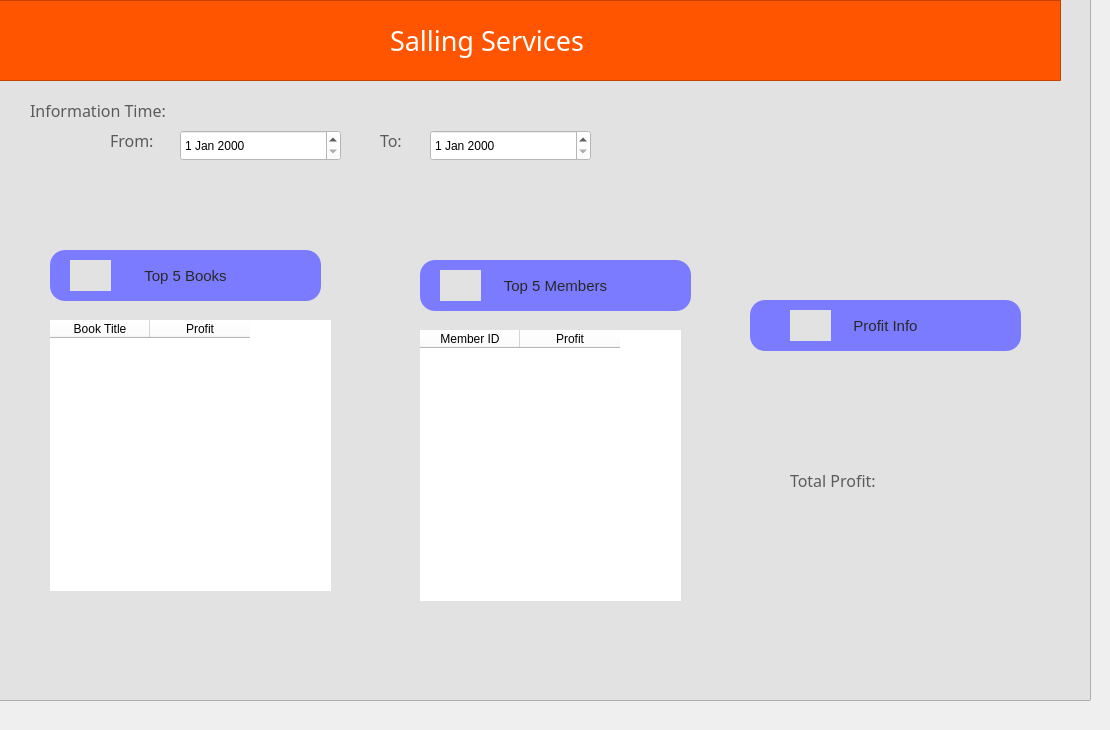
      <widget class="QWidget" name="tab_30">
       <attribute name="icon">
        <iconset resource="icons.qrc">
         <normaloff>:/newPrefix/icons/74171.png</normaloff>:/newPrefix/icons/74171.png</iconset>
       </attribute>
       <attribute name="title">
        <string>Salling Books</string>
       </attribute>
       <widget class="QFrame" name="frame_49">
        <property name="geometry">
         <rect>
          <x>-30</x>
          <y>0</y>
          <width>1091</width>
          <height>81</height>
         </rect>
        </property>
        <property name="styleSheet">
         <string notr="true">background-color: rgb(255, 85, 0);</string>
        </property>
        <property name="frameShape">
         <enum>QFrame::StyledPanel</enum>
        </property>
        <property name="frameShadow">
         <enum>QFrame::Raised</enum>
        </property>
        <widget class="QLabel" name="label_36">
         <property name="geometry">
          <rect>
           <x>420</x>
           <y>20</y>
           <width>511</width>
           <height>41</height>
          </rect>
         </property>
         <property name="font">
          <font>
           <family>hooge 05_55</family>
           <pointsize>20</pointsize>
          </font>
         </property>
         <property name="styleSheet">
          <string notr="true">color: rgb(255, 255, 255);</string>
         </property>
         <property name="text">
          <string>Salling Services</string>
         </property>
        </widget>
       </widget>
       <widget class="QFrame" name="frame_50">
        <property name="geometry">
         <rect>
          <x>-10</x>
          <y>-20</y>
          <width>1101</width>
          <height>721</height>
         </rect>
        </property>
        <property name="styleSheet">
         <string notr="true">background-color: rgb(226, 226, 226);</string>
        </property>
        <property name="frameShape">
         <enum>QFrame::StyledPanel</enum>
        </property>
        <property name="frameShadow">
         <enum>QFrame::Raised</enum>
        </property>
        <widget class="QLabel" name="add_mem_label_2">
         <property name="geometry">
          <rect>
           <x>470</x>
           <y>650</y>
           <width>331</width>
           <height>31</height>
          </rect>
         </property>
         <property name="font">
          <font>
           <pointsize>9</pointsize>
          </font>
         </property>
         <property name="styleSheet">
          <string notr="true">color: rgb(255, 0, 0);</string>
         </property>
         <property name="text">
          <string/>
         </property>
        </widget>
        <widget class="QDateEdit" name="to_top5salling">
         <property name="geometry">
          <rect>
           <x>440</x>
           <y>150</y>
           <width>161</width>
           <height>31</height>
          </rect>
         </property>
         <property name="styleSheet">
          <string notr="true">background-color: rgb(255, 255, 255);</string>
         </property>
        </widget>
        <widget class="QLabel" name="label_109">
         <property name="geometry">
          <rect>
           <x>40</x>
           <y>120</y>
           <width>161</width>
           <height>21</height>
          </rect>
         </property>
         <property name="font">
          <font>
           <family>Impact</family>
           <pointsize>12</pointsize>
          </font>
         </property>
         <property name="styleSheet">
          <string notr="true">color: rgb(91, 91, 91);</string>
         </property>
         <property name="text">
          <string>Information Time:</string>
         </property>
        </widget>
        <widget class="QLabel" name="label_112">
         <property name="geometry">
          <rect>
           <x>390</x>
           <y>150</y>
           <width>91</width>
           <height>21</height>
          </rect>
         </property>
         <property name="font">
          <font>
           <family>Impact</family>
           <pointsize>12</pointsize>
          </font>
         </property>
         <property name="styleSheet">
          <string notr="true">color: rgb(91, 91, 91);</string>
         </property>
         <property name="text">
          <string>To:</string>
         </property>
        </widget>
        <widget class="QDateEdit" name="from_top5salling">
         <property name="geometry">
          <rect>
           <x>190</x>
           <y>150</y>
           <width>161</width>
           <height>31</height>
          </rect>
         </property>
         <property name="styleSheet">
          <string notr="true">background-color: rgb(255, 255, 255);</string>
         </property>
        </widget>
        <widget class="QLabel" name="label_113">
         <property name="geometry">
          <rect>
           <x>120</x>
           <y>150</y>
           <width>91</width>
           <height>21</height>
          </rect>
         </property>
         <property name="font">
          <font>
           <family>Impact</family>
           <pointsize>12</pointsize>
          </font>
         </property>
         <property name="styleSheet">
          <string notr="true">color: rgb(91, 91, 91);</string>
         </property>
         <property name="text">
          <string>From:</string>
         </property>
        </widget>
        <widget class="QFrame" name="frame_154">
         <property name="geometry">
          <rect>
           <x>730</x>
           <y>270</y>
           <width>331</width>
           <height>311</height>
          </rect>
         </property>
         <property name="styleSheet">
          <string notr="true">background-color: rgb(255, 255, 255/30%);
border-radius : 70px</string>
         </property>
         <property name="frameShape">
          <enum>QFrame::StyledPanel</enum>
         </property>
         <property name="frameShadow">
          <enum>QFrame::Raised</enum>
         </property>
         <widget class="QLabel" name="label_114">
          <property name="geometry">
           <rect>
            <x>70</x>
            <y>220</y>
            <width>91</width>
            <height>21</height>
           </rect>
          </property>
          <property name="font">
           <font>
            <family>Impact</family>
            <pointsize>12</pointsize>
           </font>
          </property>
          <property name="styleSheet">
           <string notr="true">color: rgb(91, 91, 91);
background-color: rgb(255, 255, 255/0%);</string>
          </property>
          <property name="text">
           <string>Total Profit:</string>
          </property>
         </widget>
         <widget class="QPushButton" name="profit_infoButton">
          <property name="geometry">
           <rect>
            <x>30</x>
            <y>50</y>
            <width>271</width>
            <height>51</height>
           </rect>
          </property>
          <property name="font">
           <font>
            <pointsize>11</pointsize>
           </font>
          </property>
          <property name="styleSheet">
           <string notr="true">QPushButton {
color: rgb(40, 40, 40);
  border-radius: 15px;
	background-color: rgb(123, 123, 255);
}

QPushButton:hover {
background-color: rgb(123, 123, 255);
background-color: rgb(255, 85, 0);


}
</string>
          </property>
          <property name="text">
           <string>Profit Info</string>
          </property>
         </widget>
         <widget class="QFrame" name="frame_152">
          <property name="geometry">
           <rect>
            <x>70</x>
            <y>60</y>
            <width>41</width>
            <height>31</height>
           </rect>
          </property>
          <property name="styleSheet">
           <string notr="true">background-color: rgb(255, 85, 0 / 0%);
image: url(:/newPrefix/icons/21739.png);
image: url(:/newPrefix/icons/2228782.png);</string>
          </property>
          <property name="frameShape">
           <enum>QFrame::StyledPanel</enum>
          </property>
          <property name="frameShadow">
           <enum>QFrame::Raised</enum>
          </property>
         </widget>
         <widget class="QLabel" name="trendsel_label_3">
          <property name="geometry">
           <rect>
            <x>170</x>
            <y>220</y>
            <width>181</width>
            <height>21</height>
           </rect>
          </property>
          <property name="font">
           <font>
            <family>Leelawadee UI Semilight</family>
            <pointsize>9</pointsize>
           </font>
          </property>
          <property name="styleSheet">
           <string notr="true">color: rgb(91, 91, 91);
background-color: rgb(255, 255, 255/0%);</string>
          </property>
          <property name="text">
           <string/>
          </property>
         </widget>
         <widget class="QFrame" name="frame_153">
          <property name="geometry">
           <rect>
            <x>60</x>
            <y>120</y>
            <width>251</width>
            <height>81</height>
           </rect>
          </property>
          <property name="styleSheet">
           <string notr="true">background-color: rgb(255, 85, 0 / 0%);
image: url(:/newPrefix/icons/21739.png);
image: url(:/newPrefix/icons/1999288.png);</string>
          </property>
          <property name="frameShape">
           <enum>QFrame::StyledPanel</enum>
          </property>
          <property name="frameShadow">
           <enum>QFrame::Raised</enum>
          </property>
         </widget>
        </widget>
        <widget class="QFrame" name="frame_155">
         <property name="geometry">
          <rect>
           <x>30</x>
           <y>240</y>
           <width>361</width>
           <height>411</height>
          </rect>
         </property>
         <property name="styleSheet">
          <string notr="true">background-color: rgb(255, 255, 255/30%);
border-radius : 70px</string>
         </property>
         <property name="frameShape">
          <enum>QFrame::StyledPanel</enum>
         </property>
         <property name="frameShadow">
          <enum>QFrame::Raised</enum>
         </property>
         <widget class="QPushButton" name="show_top5booksButton_2">
          <property name="geometry">
           <rect>
            <x>30</x>
            <y>30</y>
            <width>271</width>
            <height>51</height>
           </rect>
          </property>
          <property name="font">
           <font>
            <pointsize>11</pointsize>
           </font>
          </property>
          <property name="styleSheet">
           <string notr="true">QPushButton {
color: rgb(40, 40, 40);
  border-radius: 15px;
	background-color: rgb(123, 123, 255);
}

QPushButton:hover {
background-color: rgb(123, 123, 255);
background-color: rgb(255, 85, 0);


}
</string>
          </property>
          <property name="text">
           <string>Top 5 Books</string>
          </property>
         </widget>
         <widget class="QFrame" name="frame_151">
          <property name="geometry">
           <rect>
            <x>50</x>
            <y>40</y>
            <width>41</width>
            <height>31</height>
           </rect>
          </property>
          <property name="styleSheet">
           <string notr="true">background-color: rgb(255, 85, 0 / 0%);
image: url(:/newPrefix/icons/21739.png);</string>
          </property>
          <property name="frameShape">
           <enum>QFrame::StyledPanel</enum>
          </property>
          <property name="frameShadow">
           <enum>QFrame::Raised</enum>
          </property>
         </widget>
         <widget class="QTableWidget" name="top5_sellbookTable">
          <property name="geometry">
           <rect>
            <x>30</x>
            <y>100</y>
            <width>281</width>
            <height>271</height>
           </rect>
          </property>
          <property name="styleSheet">
           <string notr="true">background-color: rgb(255, 255, 255);
border-radius : 0px</string>
          </property>
          <column>
           <property name="text">
            <string>Book Title</string>
           </property>
          </column>
          <column>
           <property name="text">
            <string>Profit</string>
           </property>
          </column>
         </widget>
        </widget>
        <widget class="QFrame" name="frame_158">
         <property name="geometry">
          <rect>
           <x>400</x>
           <y>250</y>
           <width>321</width>
           <height>401</height>
          </rect>
         </property>
         <property name="styleSheet">
          <string notr="true">background-color: rgb(255, 255, 255/30%);
border-radius : 70px</string>
         </property>
         <property name="frameShape">
          <enum>QFrame::StyledPanel</enum>
         </property>
         <property name="frameShadow">
          <enum>QFrame::Raised</enum>
         </property>
         <widget class="QPushButton" name="top5Mem_Button">
          <property name="geometry">
           <rect>
            <x>30</x>
            <y>30</y>
            <width>271</width>
            <height>51</height>
           </rect>
          </property>
          <property name="font">
           <font>
            <pointsize>11</pointsize>
           </font>
          </property>
          <property name="styleSheet">
           <string notr="true">QPushButton {
color: rgb(40, 40, 40);
  border-radius: 15px;
	background-color: rgb(123, 123, 255);
}

QPushButton:hover {
background-color: rgb(123, 123, 255);
background-color: rgb(255, 85, 0);


}
</string>
          </property>
          <property name="text">
           <string>Top 5 Members</string>
          </property>
         </widget>
         <widget class="QFrame" name="frame_159">
          <property name="geometry">
           <rect>
            <x>50</x>
            <y>40</y>
            <width>41</width>
            <height>31</height>
           </rect>
          </property>
          <property name="styleSheet">
           <string notr="true">background-color: rgb(255, 85, 0 / 0%);
image: url(:/newPrefix/icons/21739.png);</string>
          </property>
          <property name="frameShape">
           <enum>QFrame::StyledPanel</enum>
          </property>
          <property name="frameShadow">
           <enum>QFrame::Raised</enum>
          </property>
         </widget>
         <widget class="QTableWidget" name="top5_memTable">
          <property name="geometry">
           <rect>
            <x>30</x>
            <y>100</y>
            <width>261</width>
            <height>271</height>
           </rect>
          </property>
          <property name="styleSheet">
           <string notr="true">background-color: rgb(255, 255, 255);
border-radius : 0px</string>
          </property>
          <column>
           <property name="text">
            <string>Member ID</string>
           </property>
          </column>
          <column>
           <property name="text">
            <string>Profit</string>
           </property>
          </column>
         </widget>
        </widget>
        <zorder>frame_155</zorder>
        <zorder>frame_154</zorder>
        <zorder>label_113</zorder>
        <zorder>label_112</zorder>
        <zorder>add_mem_label_2</zorder>
        <zorder>to_top5salling</zorder>
        <zorder>label_109</zorder>
        <zorder>from_top5salling</zorder>
        <zorder>frame_158</zorder>
       </widget>
       <zorder>frame_50</zorder>
       <zorder>frame_49</zorder>
      </widget>
